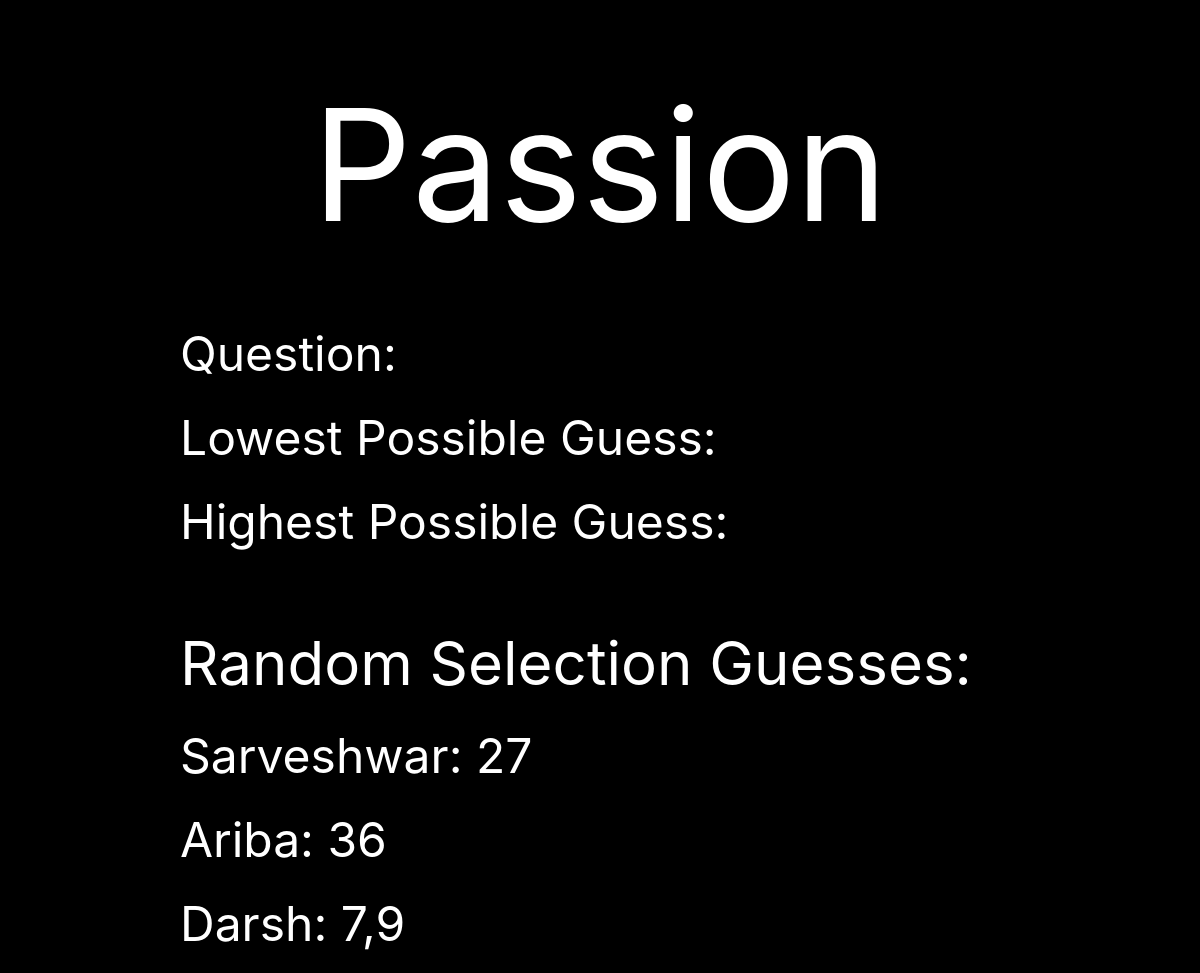
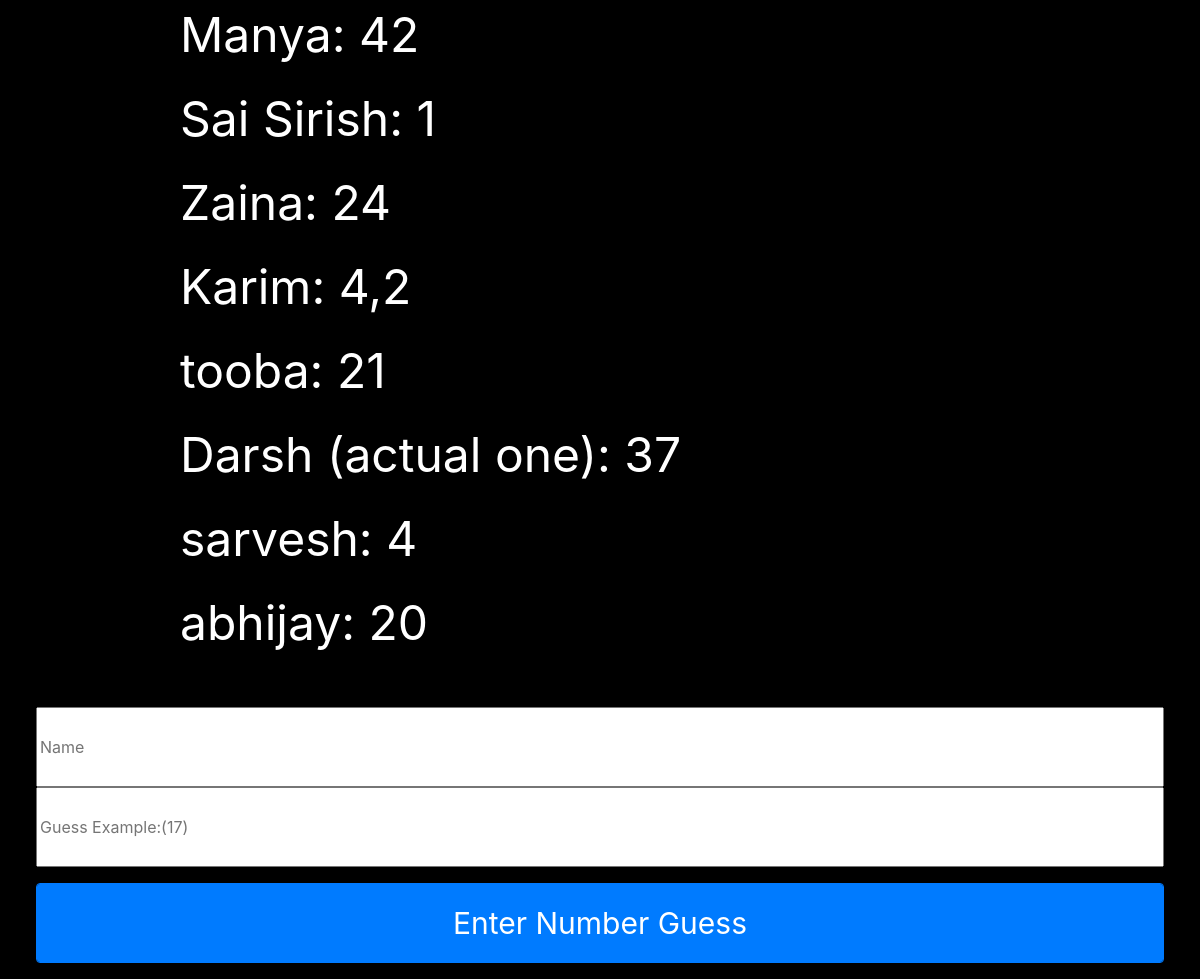
Screenshot of /bbentry with the database file from the repository (2 pictures, top to bottom).
### tables this page shows
CREATE TABLE bb (id INTEGER, name TEXT NOT NULL, guess, time, PRIMARY KEY(id));

### main.py (the view, shortened to what this page needs)
@app.route("/bbentry", methods=["GET","POST"])
def bbenter():
  db = SQL("sqlite:///bb.db")
  result=db.execute("SELECT * FROM bb")
  if request.method == "GET":
    return render_template("bbml.html", results=result)

### sql.py (called while the page is built)
def _enable_logging(f):
    import logging
    import functools
    @functools.wraps(f)
    def decorator(*args, **kwargs):
        try:
            import flask
        except ModuleNotFoundError:
            return f(*args, **kwargs)
        disabled = logging.getLogger("cs50").disabled
        if flask.current_app:
            logging.getLogger("cs50").disabled = False
        try:
            return f(*args, **kwargs)
        finally:
            logging.getLogger("cs50").disabled = disabled
    return decorator

    def __del__(self):
        self._disconnect()

    def _disconnect(self):
        if hasattr(self, "_session"):
            self._session.remove()
            delattr(self, "_session")

        def connect(dbapi_connection, connection_record):
            dbapi_connection.isolation_level = None
            if type(dbapi_connection) is sqlite3.Connection:  # If back end is sqlite
                cursor = dbapi_connection.cursor()
                cursor.execute("PRAGMA foreign_keys=ON")
                cursor.close()

### templates/bbml.html (shortened to what this page needs)
<!DOCTYPE html>
<html lang="en">
    <head>
        <link rel="stylesheet" href="https://stackpath.bootstrapcdn.com/bootstrap/4.3.1/css/bootstrap.min.css">
    </head>
    <body style="background-color: black;">
        <div style="margin-top: 4%; font-size: 13vw; color: white; text-align: center;">
          Passion
        </div>
        <br>
        <div style="margin-top: 1%; font-size: 4vw; color: white; margin-left: 15%; margin-right: 15%; float: center;">
          Question: <div style="font-size: 2vw;">{{question}}</div>
        </div>
        <div style="margin-top: 1%; font-size: 4vw; color: white; margin-left: 15%; margin-right: 15%; float: center;">
          Lowest Possible Guess: {{min}}
        </div>
        <div style="margin-top: 1%; font-size: 4vw; color: white; margin-left: 15%; margin-right: 15%; float: center;">
          Highest Possible Guess: {{max}}
          <br>
        </div>
        <div style="margin-top: 5%; font-size: 5vw; color: white; margin-left: 15%; margin-right: 15%; float: center;">
         Random Selection Guesses:
        </div>
        {% for result in results %}
        <div style="margin-top: 1%; font-size: 4vw; color: white; margin-left: 15%; margin-right: 15%; float: center;">
          {{result.name}}: {{result.guess}}
        </div>
        {% endfor %}
        <form action="/bbentry" method="POST">
        <div class="form-group">
          <br>
          <br>
          <input placeholder="Name" type="text" name="name" id="name"  style="height: 80px; width: 94%; margin-left: 3%;">
          <input placeholder="Guess Example:(17)" type="text" name="data" id="data"  style="height: 80px; width: 94%; margin-left: 3%;">
        </div>
        <div class="form-group">
          <button type="submit" class="btn btn-primary form-control" style="height: 80px; font-size: 30px; width: 94%; margin-left: 3%;">Enter Number Guess</button>
        </div>
        </form>
    </body>
</html>

### rows the page displays
bb: name "Sarveshwar", guess "27"
bb: name "Ariba", guess "36"
bb: name "Darsh", guess "7,9"
bb: name "Manya", guess "42"
bb: name "Sai Sirish", guess "1"
bb: name "Zaina", guess "24"
bb: name "Karim", guess "4,2"
bb: name "tooba", guess "21"
bb: name "Darsh (actual one)", guess "37"
bb: name "sarvesh", guess "4"
bb: name "abhijay", guess "20"
